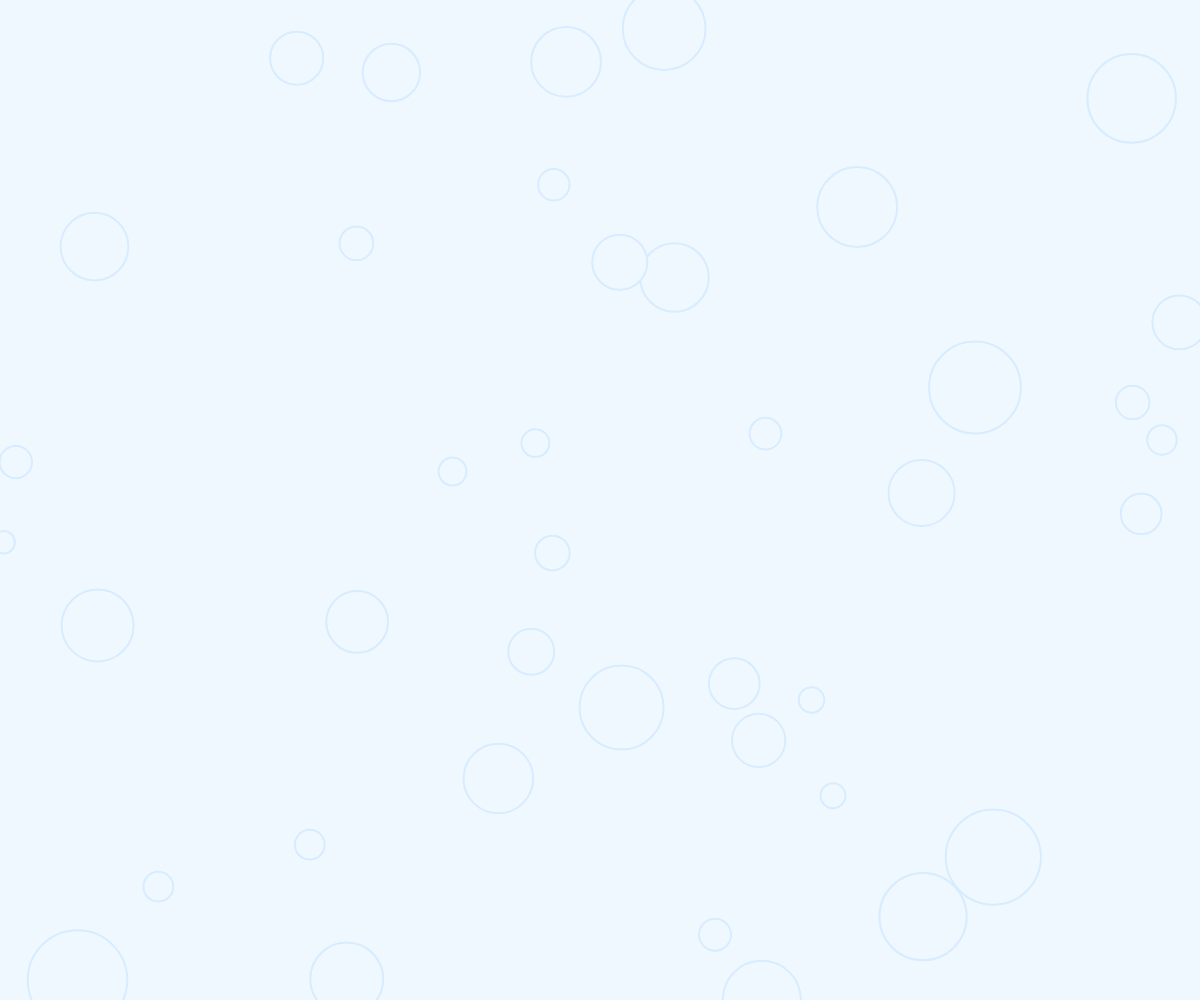
Frame 1 (no input)
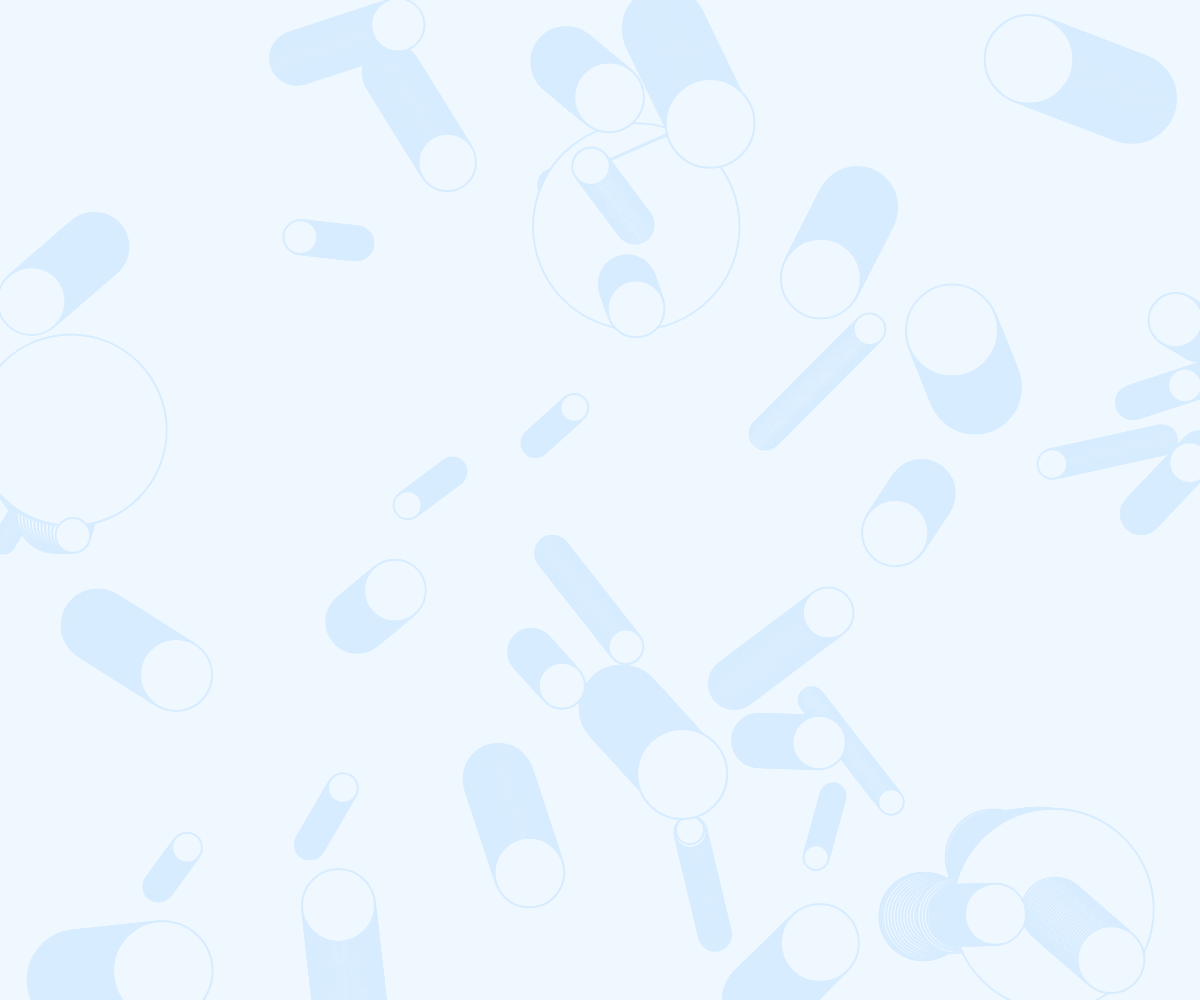
Frame 60 (no input)
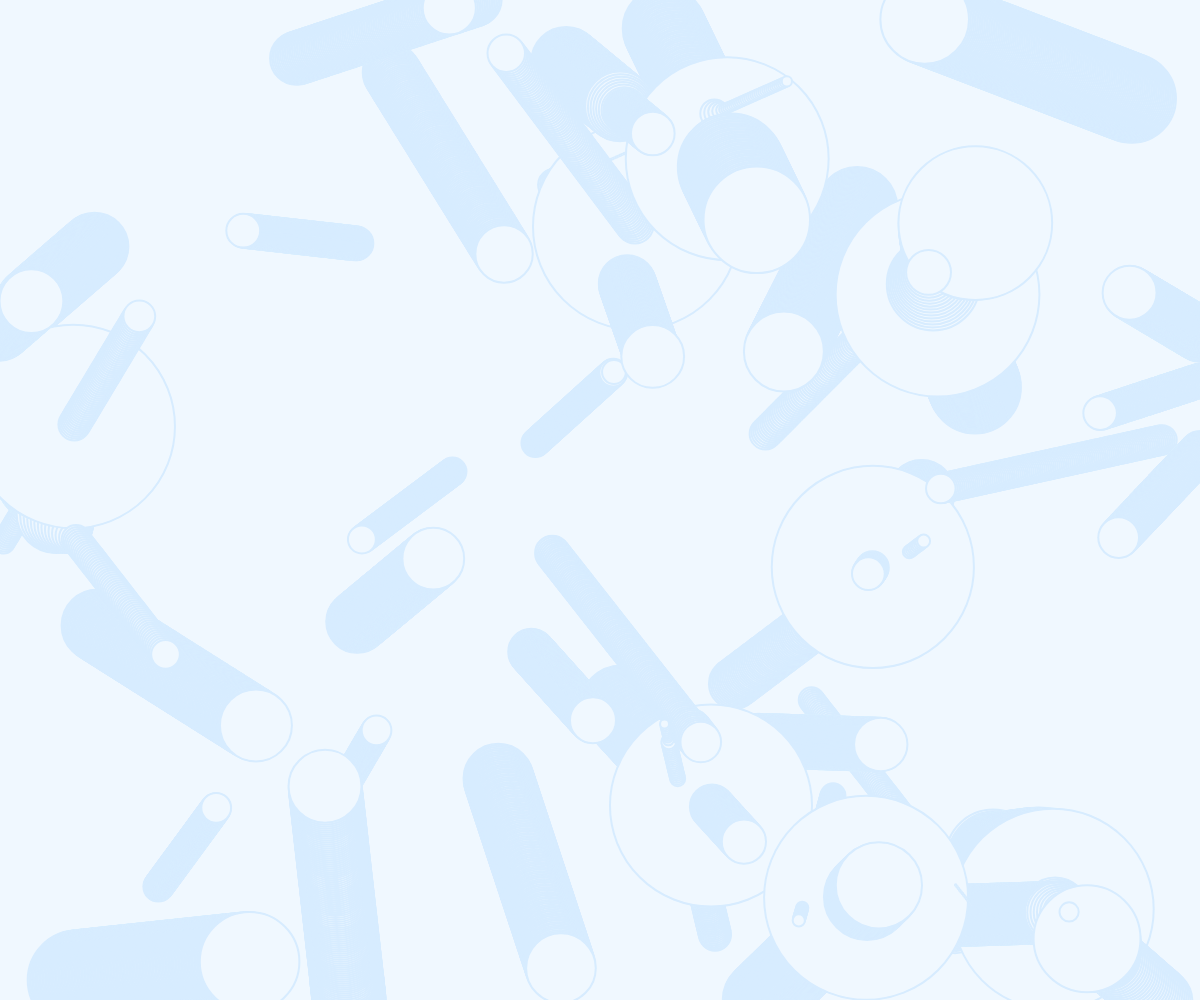
Frame 120 (the mouse pressed at the canvas centre since frame 60)

The p5.js sketch that drew these frames (run headless with seeded random() and noise() and a simulated clock; from frame 60 on, the mouse is pressed at the canvas centre):

// p5.js sketch
// ── sketch.js
let bubbles = [];
let canvas;
function setup() {
	canvas = createCanvas(windowWidth, windowHeight);
	background('#f0f8ff');

	canvas.position(0, 0);
	canvas.style("z-index", "-1");
	for (let i = 0; i < 40; i++) {
		let a = random(width);
		let b = random(height);
		let c = random(10, 50);
		bubbles[i] = new Bubble(a, b, c);
	}
}
function draw() {
	// background(0);
	for (let i = 0; i < bubbles.length; i++) {
		bubbles[i].show();
		bubbles[i].move();
		bubbles[i].check();
		bubbles[i].ofscreen();

		for (let j = 0; j < bubbles.length; j++) {
			if (bubbles[i] !== bubbles[j] && bubbles[i].collide(bubbles[j])) {
				bubbles[i].collapse(bubbles[j]);
			}
		}
	}
}

function windowResized() {
	resizeCanvas(windowWidth, windowHeight);
}
// ── bubble.js
class Bubble {
  constructor(x,y,r) {
    this.x = x;
    this.y = y;
    this.r = r;
    this.speedx = random(-2,2)
    this.speedy = random(-2,2)
  }
  show(){
    fill("#f0f8ff");
    stroke('#d7ecff');
    strokeWeight(2)
    ellipse(this.x,this.y,this.r*2);
  }
  collide(other){
    let d = dist(this.x,this.y,other.x,other.y);
    return (d<other.r+this.r);
  }
  collapse(other) {
    if(this.r>other.r) {
      this.r = this.r + 1;
      other.r = other.r - 1;
    } else if (other.r>this.r) {
      this.r = this.r - 1;
      other.r = other.r + 1;
    }
  }
  move() {
    this.x = this.x + this.speedx;
    this.y = this.y + this.speedy;
  }
  check() {
    if(this.r>100||this.r<=0) {
      this.r = random(10,50);
    }
  }
  ofscreen() {
    if(this.x<0||this.x>width||this.y<0||this.y>height) {
      this.speedx = -this.speedx
      this.speedy = -this.speedy

    }
  }
}
